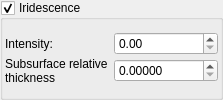
        <widget class="MyGroupBox" name="groupCheck_iridescence_enabled">
         <property name="toolTip">
          <string>&lt;html&gt;&lt;head/&gt;&lt;body&gt;&lt;p&gt;Iridescence makes gradual changes of surface colour as the angle of view or the angle of illumination changes. &lt;/p&gt;&lt;table border=&quot;0&quot; style=&quot; margin-top:0px; margin-bottom:0px; margin-left:0px; margin-right:0px;&quot; cellspacing=&quot;2&quot; cellpadding=&quot;0&quot;&gt;&lt;tr&gt;&lt;td&gt;&lt;p&gt;Iridescence disabled&lt;/p&gt;&lt;/td&gt;&lt;td&gt;&lt;p&gt;Ididescence enabled&lt;/p&gt;&lt;/td&gt;&lt;/tr&gt;&lt;tr&gt;&lt;td&gt;&lt;p&gt;&lt;img src=&quot;:/tooltips/tooltips_images/material - iridescence off.jpg&quot;/&gt;&lt;/p&gt;&lt;/td&gt;&lt;td&gt;&lt;p&gt;&lt;img src=&quot;:/tooltips/tooltips_images/material - iridescence on.jpg&quot;/&gt;&lt;/p&gt;&lt;/td&gt;&lt;/tr&gt;&lt;/table&gt;&lt;/body&gt;&lt;/html&gt;</string>
         </property>
         <property name="title">
          <string>Iridescence</string>
         </property>
         <property name="checkable">
          <bool>true</bool>
         </property>
         <layout class="QVBoxLayout" name="verticalLayout_3">
          <property name="leftMargin">
           <number>2</number>
          </property>
          <property name="topMargin">
           <number>2</number>
          </property>
          <property name="rightMargin">
           <number>2</number>
          </property>
          <property name="bottomMargin">
           <number>2</number>
          </property>
          <item>
           <layout class="QGridLayout" name="gridLayout_2" columnstretch="0,1">
            <property name="verticalSpacing">
             <number>2</number>
            </property>
            <item row="0" column="0">
             <widget class="QLabel" name="label_75">
              <property name="text">
               <string>Intensity:</string>
              </property>
             </widget>
            </item>
            <item row="0" column="1">
             <widget class="MyDoubleSpinBox" name="spinbox_iridescence_intensity">
              <property name="sizePolicy">
               <sizepolicy hsizetype="Minimum" vsizetype="Maximum">
                <horstretch>0</horstretch>
                <verstretch>0</verstretch>
               </sizepolicy>
              </property>
              <property name="prefix">
               <string/>
              </property>
              <property name="suffix">
               <string/>
              </property>
              <property name="decimals">
               <number>2</number>
              </property>
              <property name="minimum">
               <double>0.000000000000000</double>
              </property>
              <property name="maximum">
               <double>99999999.000000000000000</double>
              </property>
              <property name="singleStep">
               <double>1.000000000000000</double>
              </property>
             </widget>
            </item>
            <item row="1" column="0">
             <widget class="QLabel" name="label_82">
              <property name="text">
               <string>Subsurface relative thickness</string>
              </property>
              <property name="wordWrap">
               <bool>true</bool>
              </property>
             </widget>
            </item>
            <item row="1" column="1">
             <widget class="MyDoubleSpinBox" name="spinbox_iridescence_subsurface_thickness">
              <property name="sizePolicy">
               <sizepolicy hsizetype="Minimum" vsizetype="Maximum">
                <horstretch>0</horstretch>
                <verstretch>0</verstretch>
               </sizepolicy>
              </property>
              <property name="prefix">
               <string/>
              </property>
              <property name="suffix">
               <string/>
              </property>
              <property name="decimals">
               <number>5</number>
              </property>
              <property name="minimum">
               <double>0.000000000000000</double>
              </property>
              <property name="maximum">
               <double>99999999.000000000000000</double>
              </property>
              <property name="singleStep">
               <double>1.000000000000000</double>
              </property>
             </widget>
            </item>
           </layout>
          </item>
         </layout>
        </widget>
